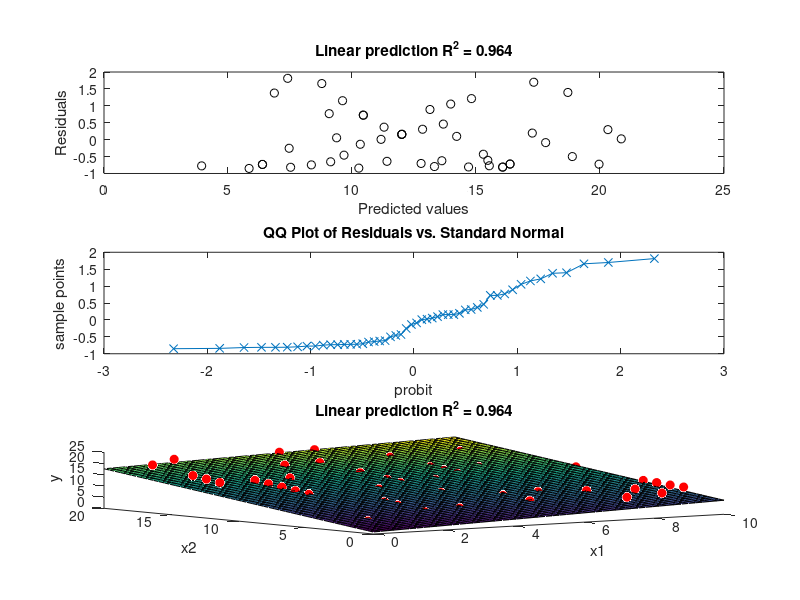

This figure's MATLAB source:
% PythagorasGoesLinear.m
%
% from p. 160-1 of Gelman & Nolan's "Teaching statistics: A bag of tricks"
%
% From p. 161: "What is the point of this example? At one level, it shows
% the power of multiple regression--even when the data come from an
% entirely different model, the regression can fit well. There is also a
% cautionary message, showing the limitations of any purely data-analytic
% method for finding true underlying relations. As we tell the students, if
% Pythagoras knew about multiple regression, he might never have discovered
% his famous theorem!"
%
% IMHO this is also a good lesson on the importance of regression
% diagnostics: the residuals-vs-fitted and qqplots clearly reveal that our
% assumptions for linear regression are not met.
%
% RTB wrote it, 26 Sept. 2017

%% Generate a Pythagorean data set

nSamp = 50;
x1 = unidrnd(10,nSamp,1);
x2 = unidrnd(20,nSamp,1);
% x1 = rand(nSamp,1) .* 10;
% x2 = rand(nSamp,1) .* 20;
y = sqrt(x1.^2 + x2.^2);

% consider adding noise

% or load in existing file:
% load pyData.mat

%% Model it with linear regression
const = ones(length(y),1);
[betaFit,betaCI,resid,residInt,stats] = regress(y,[const,x1,x2]);

% 'stats' contains the R2 statistic, the F-statistic and its p-value,
% and an estimate of the error variance.

%% Plot residuals vs. fitted

% model predictions:
yPred = betaFit(1) + betaFit(2).*x1 + betaFit(3).*x2;

main = figure('position',[50 50 500 850]);
subplot(3,1,1)
plot(yPred,resid,'ko');
xlabel('Predicted values');
ylabel('Residuals');
tStr = sprintf('Linear prediction R^2 = %.3f', stats(1));
title(tStr);

%% Q-Q Plot of residuals

subplot(3,1,2)
qqplot(resid);
title('QQ Plot of Residuals vs. Standard Normal');

%% Finally, plot the data and the fit:

subplot(3,1,3)
hp=plot3(x1,x2,y,'ro');
set(hp,'MarkerFaceColor','r');
hold on
ax = axis;

xx = linspace(ax(1),ax(2),length(x1));
yy = linspace(ax(3),ax(4),length(x2));
[X,Y] = meshgrid(xx,yy);
Z = betaFit(1) + betaFit(2).*X + betaFit(3).*Y;
surf(X,Y,Z);
xlabel('x1');
ylabel('x2');
zlabel('y');
title(tStr);

%% But how does our regression model do beyond the original data?

% create an anonymous function that calculates the hypotenuse:
hypot = @(a,b) sqrt(a.^2 + b.^2);

% large triangle sides:
%newX1 = 500; newX2 = 750;

% tiny triangle sides:
newX1 = 0.1; newX2 = 0.3;

% regression model prediction for the hypotenuse:
regY = betaFit(1) + betaFit(2).*newX1 + betaFit(3).*newX2;

% prediction by the correct model:
pythagY = hypot(newX1,newX2);

perCentError = (abs(pythagY - regY) / pythagY) * 100